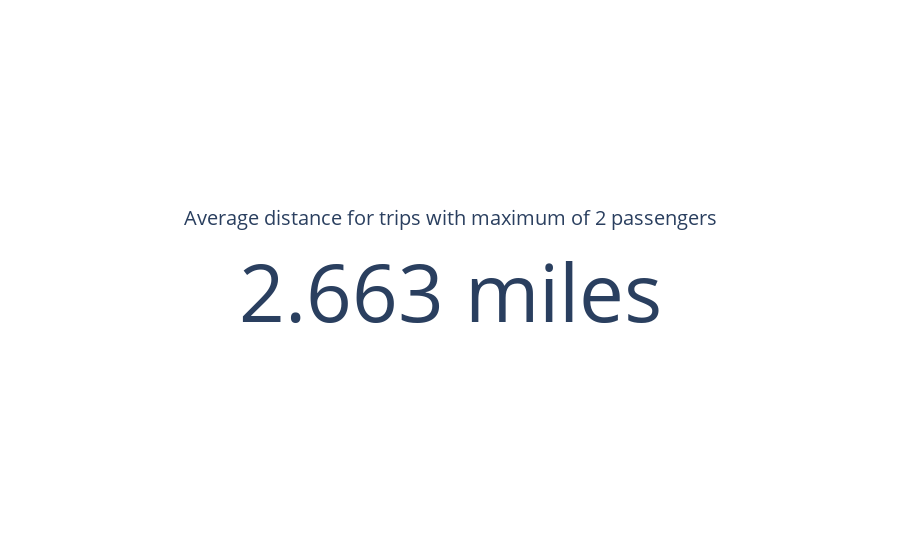

The notebook cell saved with this chart:
### Markdown cell above
### 1. Qual a distância média percorrida por viagens com no máximo 2 passageiros?

### Code cell
distances = trips_data.filter(trips_data.passenger_count <= 2)\
                      .select(_mean(col('trip_distance')).alias('average_trip_distance'))

pd_distances = distances.toPandas()

fig = go.Figure(go.Indicator(
    title = {'text': "Average distance for trips with maximum of 2 passengers"},
    mode = "number",
    value = pd_distances.average_trip_distance[0],
    number = {'suffix': " miles"},
    domain = {'x': [0, 1], 'y': [0, 1]}))

fig.show()

### Figure 1 — Plotly figure (JSON) as saved in the notebook; plotly's stock layout.template omitted (floating-point values rounded to 4 significant figures)
{"data": [{"domain": {"x": [0, 1], "y": [0, 1]}, "mode": "number", "number": {"suffix": " miles"}, "title": {"text": "Average distance for trips with maximum of 2 passengers"}, "type": "indicator", "value": 2.663}], "layout": {}}
